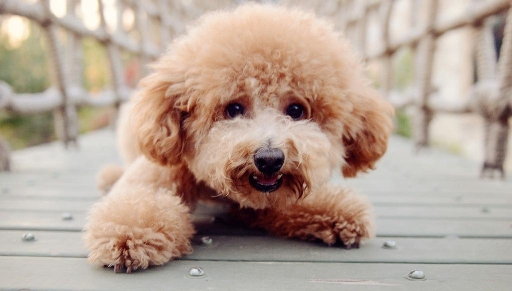
#> input picture OpenCv/图像美化/image1.jpg, 512 x 291 px
$ jupyter execute '图像美化作业.ipynb'   (shell and % lines are left out)   (older library calls are emulated)
#> lines starting #> are read from the running program, lines starting #| are printed output that depends on the picture; after the words box and inside, x2 and y2 are one past the last pixel; in counts of white or black regions, pixels touching at a corner belong together
[cell 1]
import cv2
import numpy as np
import matplotlib.pyplot as plt

[cell 2]
# 1.读取图片并转换为灰度图片
# 2.创建一个1*256的全零数组 用于存放0-255这256个像素值的个数
# 3.用for循环对像素点进行遍历
# 4.根据像素值判断 让像素值加1
# 5.用for循环进行归一化(0-1) 把每一个像素值的个数转换为百分比
# 6.画图
img=cv2.imread('image1.jpg',1)
#> img is the input picture: shape (291, 512, 3); mean B, G, R 150.2, 163.1, 181.8
img=cv2.cvtColor(img,cv2.COLOR_BGR2GRAY)
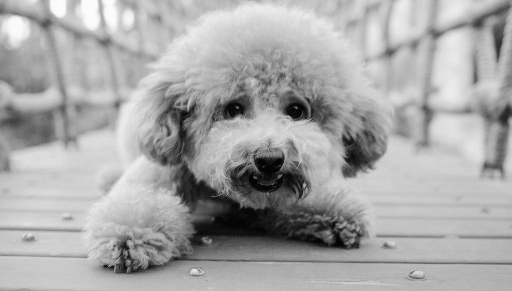
#> img: shape (291, 512); min 1, max 253, mean 167.2
print(img[0,0])
#| 168
imgInfo=img.shape
#> imgInfo = (291, 512)
heigth=imgInfo[0]
#> heigth = 291
width=imgInfo[1]
#> width = 512
dst=np.zeros(256,np.float)
# print(dst)
for i in range(heigth):
    for j in range(width):
        dst[img[i,j]]=dst[img[i,j]]+1
#> after the loop, dst = 256 values, max 2298 at index 201, min 0 at index 0, mean 582
for i in range(256):
    dst[i]=dst[i]/(width*heigth)
#> after the loop, dst = 256 values, max 0.0154 at index 201, min 0 at index 0, mean 0.00391
x = np.linspace(0,255,256)
y = dst
#> y has the same summary as dst
plt.bar(x,y,0.9,alpha = 1 ,color = 'b')
plt.show()
#> figure, not shown here; tallest bar 0.0154 high, from x = 200.6 to 201.5

[cell 3]
#彩色
img=cv2.imread('image1.jpg',1)
imgInfo=img.shape
#> imgInfo = (291, 512, 3)
heigth=imgInfo[0]
width=imgInfo[1]
histb=cv2.calcHist([img],[0],None,[256],[0,255])
#> histb = 256 values, max 2029 at index 192, min 0 at index 246, mean 582
histg=cv2.calcHist([img],[1],None,[256],[0,255])
#> histg = 256 values, max 2306 at index 197, min 0 at index 255, mean 582
histr=cv2.calcHist([img],[2],None,[256],[0,255])
#> histr = 256 values, max 2445 at index 204, min 0 at index 0, mean 580.6
histb=histb.reshape(256,)
histg=histg.reshape(256,)
histr=histr.reshape(256,)
for i in range(0,256):
    histb[i] = histb[i]/(heigth*width)
    histg[i] = histg[i]/(heigth*width)
    histr[i] = histr[i]/(heigth*width)
#> after the loop, histb = 256 values, max 0.0136 at index 192, min 0 at index 246, mean 0.00391; histg = 256 values, max 0.0155 at index 197, min 0 at index 255, mean 0.00391; histr = 256 values, max 0.0164 at index 204, min 0 at index 0, mean 0.0039
x = np.linspace(0,255,256)
yb=histb
#> yb has the same summary as histb
plt.bar(x,yb,0.9,alpha = 1 ,color = 'b')
yg=histg
#> yg has the same summary as histg
plt.show()
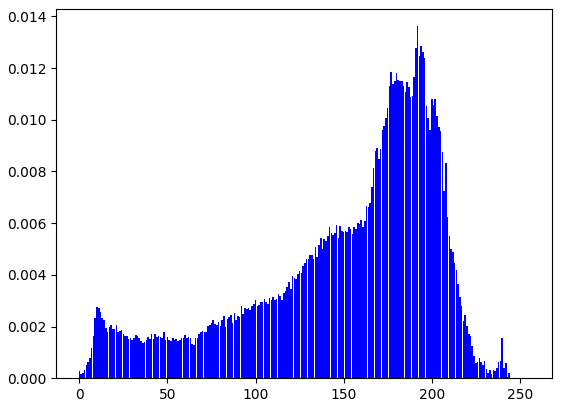
#> figure drawn by matplotlib, 1 panel; tallest bar 0.0136 high, from x = 191.6 to 192.5
plt.bar(x,yg,0.9,alpha = 1 ,color = 'g')
yr=histr
#> yr has the same summary as histr
plt.show()
#> figure, not shown here; tallest bar 0.0155 high, from x = 196.6 to 197.5
plt.bar(x,yr,0.9,alpha = 1 ,color = 'r')
plt.show()
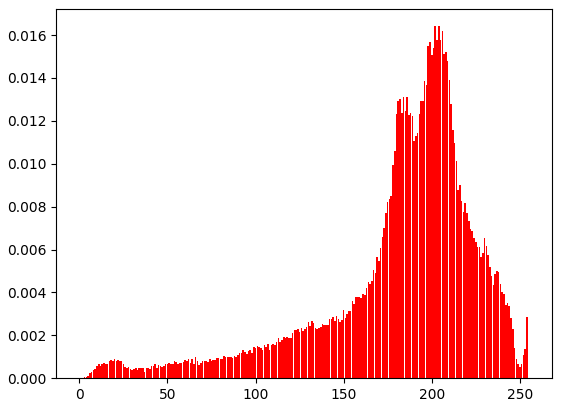
#> figure drawn by matplotlib, 1 panel; tallest bar 0.0164 high, from x = 203.6 to 204.5

[cell 4]
#灰度图均值化
import cv2
import numpy as np
import time
import matplotlib.pyplot as plt
start=time.perf_counter()
img=cv2.imread('image1.jpg',0)
#> img: shape (291, 512); min 0, max 253, mean 167.2
imgInfo = img.shape
#> imgInfo = (291, 512)
height = imgInfo[0]
#> height = 291
width = imgInfo[1]
count = np.zeros(256,np.float)
count=cv2.calcHist([img],[0],None,[256],[0,255])
#> count = 256 values, max 2298 at index 201, min 0 at index 254, mean 582
for i in range(0,255):#概率
    count[i] = count[i]/(height*width)
#> after the loop, count = 256 values, max 0.0154 at index 201, min 0 at index 254, mean 0.00391
sum =float(0)
for i in range(0,256):
    sum = sum+count[i]
    count[i] = sum
#> this loop made 256 passes
#> sum on passes 1 to 3: [1.34e-05], [2.68e-05], [0.000168]
#> after the loop, count = 256 values from 1.34e-05 to 1; sum = [1]
map = np.zeros(256,np.uint16)
for i in range(0,256):
    map[i] = count[i]*255
#> after the loop, map = 256 values from 0 to 255


dst = np.zeros((height,width),np.uint8)
for i in range(0,height):
    for j in range(0,width):
        index = img[i,j]
        dst[i,j] = map[index]
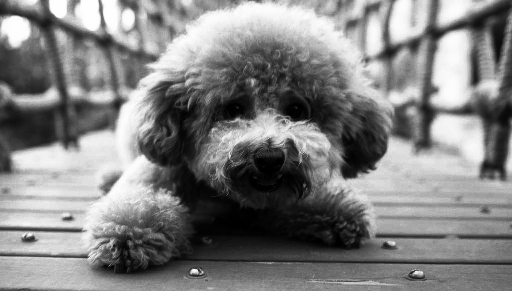
#> dst: shape (291, 512); min 0, max 255, mean 128.1
fig = plt.figure(figsize=(10,5))
hist=cv2.calcHist([dst],[0],None,[256],[0.0,255.0])
#> hist = 256 values, max 2298 at index 193, min 0 at index 66, mean 582
hist=hist.reshape(256,)
for i in range(0,256):
    hist[i] = hist[i]/(height*width)
#> after the loop, hist = 256 values, max 0.0154 at index 193, min 0 at index 66, mean 0.00391
x = np.linspace(0,255,256)
y=hist
#> y has the same summary as hist
ax1 = fig.add_subplot(1,2,1)
plt.bar(x,y,0.9,alpha = 1 ,color = 'k')
plt.title('Equalization')

hist=cv2.calcHist([img],[0],None,[256],[0.0,255.0])
#> hist = 256 values, max 2298 at index 201, min 0 at index 254, mean 582
hist=hist.reshape(256,)
for i in range(0,256):
    hist[i] = hist[i]/(height*width)
#> after the loop, hist = 256 values, max 0.0154 at index 201, min 0 at index 254, mean 0.00391

x = np.linspace(0,255,256)
y=hist
#> y has the same summary as hist
ax2 = fig.add_subplot(1,2,2)
plt.bar(x,y,1,alpha = 1 ,color = 'gray')
plt.title('Original')
plt.show()
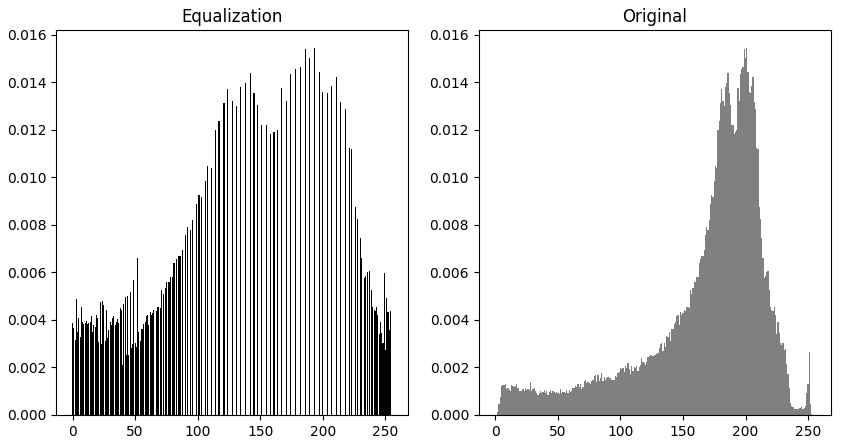
#> figure drawn by matplotlib, 2 panels; panel 1: tallest bar 0.0154 high, from x = 192.6 to 193.5; panel 2: tallest bar 0.0154 high, from x = 200.5 to 201.5
cv2.imshow('img',img)
cv2.imshow('dst',dst)
end=time.perf_counter()
print('总用时',end-start,'秒')
cv2.waitKey(0)
cv2.destroyAllWindows()

[cell 5]
#彩色图均值化
#1读取图片并转成彩色图
#2计算每个像素值(0-255)的概率
#3 计算每个像素值(0-255)的累计概率
#4每一个累计概率乘以一个255得到一个新的像素值（总共有256个）
#5赋值，把新的像素值(总共有256个)赋值给对应的像素点
import cv2
import numpy as np
import time
import matplotlib.pyplot as plt
start=time.perf_counter()
img=cv2.imread('image1.jpg',1)
imgInfo = img.shape
#> imgInfo = (291, 512, 3)
height = imgInfo[0]
width = imgInfo[1]

count_b = np.zeros(256,np.float)
count_g = np.zeros(256,np.float)
count_r = np.zeros(256,np.float)
count_b=cv2.calcHist([img],[0],None,[256],[0,255])
#> count_b = 256 values, max 2029 at index 192, min 0 at index 246, mean 582
count_g=cv2.calcHist([img],[1],None,[256],[0,255])
#> count_g = 256 values, max 2306 at index 197, min 0 at index 255, mean 582
count_r=cv2.calcHist([img],[2],None,[256],[0,255])
#> count_r = 256 values, max 2445 at index 204, min 0 at index 0, mean 580.6
for i in range(0,255):
    count_b[i] = count_b[i]/(height*width)
    count_g[i] = count_g[i]/(height*width)
    count_r[i] = count_r[i]/(height*width)
#> after the loop, count_b has the same summary as histb; count_g has the same summary as histg; count_r has the same summary as histr
sum_b = float(0)
sum_g = float(0)
sum_r = float(0)
for i in range(0,256):
    sum_b = sum_b+count_b[i]
    sum_g = sum_g+count_g[i]
    sum_r = sum_r+count_r[i]
    count_b[i] = sum_b
    count_g[i] = sum_g
    count_r[i] = sum_r
#> this loop made 256 passes
#> (sum_b, sum_g, sum_r) on passes 1 to 3: ([0.000275], [0.00304], [0]), ([0.000436], [0.00485], [0]), ([0.000638], [0.00669], [6.71e-06])
#> after the loop, count_b = 256 values from 0.000275 to 1; count_g = 256 values from 0.00304 to 1; count_r = 256 values from 0 to 0.998; sum_b = [1]; sum_g = [1]; sum_r = [0.998]
map_b = np.zeros(256,np.uint16)
map_g = np.zeros(256,np.uint16)
map_r = np.zeros(256,np.uint16)
for i in range(0,256):#累计概率乘以一个255得到一个新的像素值
    map_b[i] = np.uint16(count_b[i]*255)
    map_g[i] = np.uint16(count_g[i]*255)
    map_r[i] = np.uint16(count_r[i]*255)
#> after the loop, map_b = 256 values from 0 to 254; map_g = 256 values from 0 to 254; map_r = 256 values from 0 to 254
dst = np.zeros((height,width,3),np.uint8)
for i in range(0,height):
    for j in range(0,width):
        (b,g,r) = img[i,j]
        # 赋值，把新的像素值(总共有256个)赋值给对应的像素点
        b = map_b[b]
        g = map_g[g]
        r = map_r[r]
        dst[i,j] = (b,g,r)
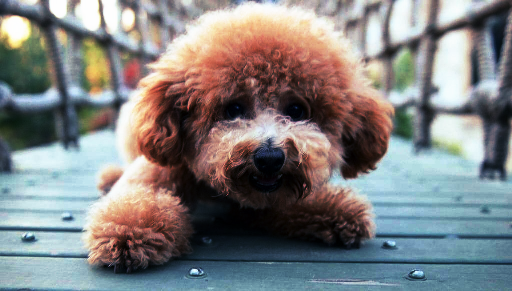
#> dst: shape (291, 512, 3); mean B, G, R 127.9, 128, 128.1

histb=cv2.calcHist([dst],[0],None,[256],[0,255])
#> histb = 256 values, max 2029 at index 196, min 0 at index 72, mean 582
histg=cv2.calcHist([dst],[1],None,[256],[0,255])
#> histg = 256 values, max 2306 at index 186, min 0 at index 67, mean 582
histr=cv2.calcHist([dst],[2],None,[256],[0,255])
#> histr = 256 values, max 2445 at index 170, min 0 at index 60, mean 582
histb=histb.reshape(256,)
histg=histg.reshape(256,)
histr=histr.reshape(256,)
for i in range(0,256):
    histb[i] = histb[i]/(height*width)
    histg[i] = histg[i]/(height*width)
    histr[i] = histr[i]/(height*width)
#> after the loop, histb = 256 values, max 0.0136 at index 196, min 0 at index 72, mean 0.00391; histg = 256 values, max 0.0155 at index 186, min 0 at index 67, mean 0.00391; histr = 256 values, max 0.0164 at index 170, min 0 at index 60, mean 0.00391
x = np.linspace(0,255,256)
yb=histb
#> yb has the same summary as histb
yg=histg
#> yg has the same summary as histg
yr=histr
#> yr has the same summary as histr
fig = plt.figure(figsize=(10,6),facecolor = 'gray')
ax1 = fig.add_subplot(3,2,1)
plt.bar(x,yb,0.9,alpha = 1 ,color = 'b')
plt.title('Equalization')
ax3 = fig.add_subplot(3,2,3)
plt.bar(x,yg,0.9,alpha = 1 ,color = 'g')
ax6 = fig.add_subplot(3,2,5)
plt.bar(x,yr,0.9,alpha = 1 ,color = 'r')
histb=cv2.calcHist([img],[0],None,[256],[0,255])
#> histb = 256 values, max 2029 at index 192, min 0 at index 246, mean 582
histg=cv2.calcHist([img],[1],None,[256],[0,255])
#> histg = 256 values, max 2306 at index 197, min 0 at index 255, mean 582
histr=cv2.calcHist([img],[2],None,[256],[0,255])
#> histr = 256 values, max 2445 at index 204, min 0 at index 0, mean 580.6
histb=histb.reshape(256,)
histg=histg.reshape(256,)
histr=histr.reshape(256,)
for i in range(0,256):
    histb[i] = histb[i]/(height*width)
    histg[i] = histg[i]/(height*width)
    histr[i] = histr[i]/(height*width)
#> after the loop, histb = 256 values, max 0.0136 at index 192, min 0 at index 246, mean 0.00391; histg = 256 values, max 0.0155 at index 197, min 0 at index 255, mean 0.00391; histr = 256 values, max 0.0164 at index 204, min 0 at index 0, mean 0.0039


yb_x=histb
#> yb_x has the same summary as histb
yg_x=histg
#> yg_x has the same summary as histg
yr_x=histr
#> yr_x has the same summary as histr

ax2 = fig.add_subplot(3,2,2)
plt.bar(x,yb_x,0.9,alpha = 1 ,color = 'b')
plt.title('Original')

ax4 = fig.add_subplot(3,2,4)
plt.bar(x,yg_x,0.9,alpha = 1 ,color = 'g')
ax5 = fig.add_subplot(3,2,6)
plt.bar(x,yr_x,0.9,alpha = 1 ,color = 'r')
plt.show()
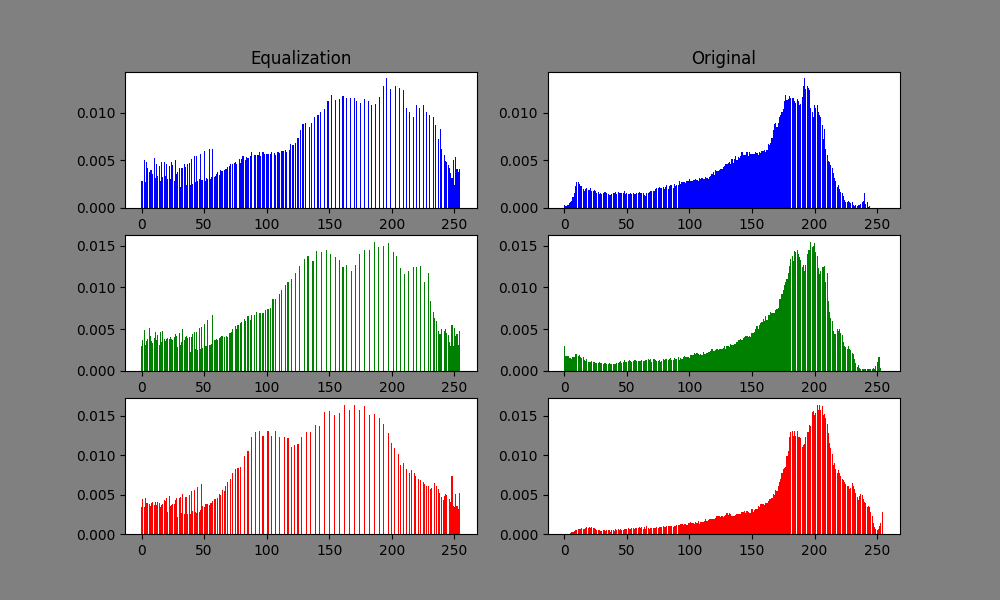
#> figure drawn by matplotlib, 6 panels; panel 1: tallest bar 0.0136 high, from x = 195.6 to 196.5; panel 2: tallest bar 0.0155 high, from x = 185.6 to 186.5; panel 3: tallest bar 0.0164 high, from x = 169.6 to 170.5; panel 4: tallest bar 0.0136 high, from x = 191.6 to 192.5

cv2.imshow('img',img)
cv2.imshow('dst',dst)
cv2.waitKey(0)
cv2.destroyAllWindows()
end=time.perf_counter()
print('总用时',end-start,'秒')

[cell 6]
#产生噪声图片
import cv2
import numpy as np
import copy
import random
import time
start=time.perf_counter()
img=cv2.imread('image1.jpg',1)
imgInfo = img.shape
height = imgInfo[0]
width = imgInfo[1]

pertotal=0.03#总噪声占比
persalt=0.5#盐占比
perpep=1-persalt#椒占比

NoiseImg=img.copy()
NoiseNum=int(pertotal*height*width)
#> NoiseNum = 4469

for i in range(0,NoiseNum):
    rows=np.random.randint(0,height-1)#产生0-（height-1）的随机数
    cols=np.random.randint(0,width-1)
    if (np.random.randint(0,100)<persalt*100):   #如果0-100之间小于10
        NoiseImg[rows,cols]=(255,255,255)
    else: #否则产生椒
        NoiseImg[rows,cols]=(0,0,0)
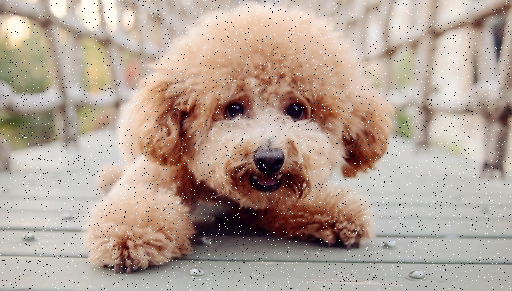
#> NoiseImg: shape (291, 512, 3); 2.96% of pixels changed, all inside (x1, y1, x2, y2) = (0, 0, 511, 290)
cv2.imshow('dst',NoiseImg)
cv2.imwrite('qq.jpg',NoiseImg)
end=time.perf_counter()
print('总用时',end-start,'秒')
cv2.waitKey(0)

cv2.destroyAllWindows()

[cell 7]
#均值滤波 滤波模板5*5  1/25
#读取图片（还有噪声的图片）
#用for循环对每个像素点进行一下操作（注意边界处的处理）
#某个像素值周围的6*6个像素求和 然后求均值 赋给当前像素值
import cv2
import numpy as np
import time
start=time.perf_counter()
# img = cv2.imread('image1.jpg',1)
img=NoiseImg#有噪声图片
imgInfo = img.shape
height = imgInfo[0]
width = imgInfo[1]
dst = np.zeros((height,width,3),np.uint8)
for i in range(height):
    for j in range(width):
        sum_b = int(0)
        sum_g = int(0)
        sum_r = int(0)
        for m in range(-2,3):# -2 -1 0 1 2
            for n in range(-2,3):
                # 处理越界
                if i + m >= height or i + m < 0:
                    m = -m
                if j + n >= width or j + n < 0:
                    n = -n
                (b,g,r) = img[i+m,j+n]
                sum_b = sum_b+int(b)
                sum_g = sum_g+int(g)
                sum_r = sum_r+int(r)

        b = np.uint8(sum_b/25)
        g = np.uint8(sum_g/25)
        r = np.uint8(sum_r/25)
        dst[i,j] = (b,g,r)
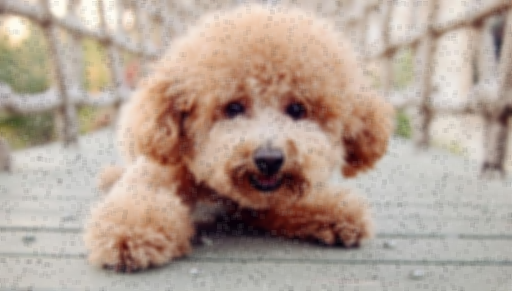
#> dst: shape (291, 512, 3); mean B, G, R 149.1, 161.7, 179.8
#> after the loop, m = -2; n = -2

cv2.imshow('src',img)
cv2.imshow('dst',dst)
end=time.perf_counter()
print('总用时',end-start,'秒')
cv2.waitKey(0)
cv2.destroyAllWindows()#关闭所有窗口

[cell 8]
#高斯滤波
hx=np.array([[0.05,0.1,0.05],
           [0.1,0.4,0.1],
           [0.05,0.1,0.05]])
img=NoiseImg
imgInfo = img.shape
height = imgInfo[0]
width = imgInfo[1]
dst=np.zeros(imgInfo,np.uint8)
for i in range(1,height-1):
    for j in range(1,width-1):
        sum_b = int(0)
        sum_g = int(0)
        sum_r = int(0)
        hb_x=img[i-1:i+2,j-1:j+2,0]
        hg_x=img[i-1:i+2,j-1:j+2,1]
        hr_x=img[i-1:i+2,j-1:j+2,2]
        hb=hb_x*hx
        hg=hg_x*hx
        hr=hr_x*hx
        for ii in range(3):
            for jj in range(3):
                sum_b=sum_b+hb[ii,jj]
                sum_g=sum_g+hg[ii,jj]
                sum_r=sum_r+hr[ii,jj]
        (b,g,r)=(int(sum_b),int(sum_g),int(sum_r))
        dst[i,j]=(b,g,r)
cv2.imshow('dst',dst)
cv2.imshow('imae',img)
cv2.waitKey(0)
cv2.destroyAllWindows()

[cell 9]
#高斯滤波
hx=np.array([[0.05,0.1,0.05],
           [0.1,0.4,0.1],
           [0.05,0.1,0.05]])
img=NoiseImg
imgInfo = img.shape
height = imgInfo[0]
width = imgInfo[1]
dst=np.zeros(imgInfo,np.uint8)
for i in range(1,height-1):
    for j in range(1,width-1):
        sum_b = int(0)
        sum_g = int(0)
        sum_r = int(0)
        hb=img[i-1:i+2,j-1:j+2,0]*hx
        hg=img[i-1:i+2,j-1:j+2,1]*hx
        hr=img[i-1:i+2,j-1:j+2,2]*hx
        for ii in range(3):
            for jj in range(3):
                sum_b=sum_b+hb[ii,jj]
                sum_g=sum_g+hg[ii,jj]
                sum_r=sum_r+hr[ii,jj]
        (b,g,r)=(int(sum_b),int(sum_g),int(sum_r))
        dst[i,j]=(b,g,r)
cv2.imshow('dst',dst)
cv2.imshow('imae',img)
cv2.waitKey(0)
cv2.destroyAllWindows()

[cell 10]
#中值滤波
img=NoiseImg
imgInfo = img.shape
height = imgInfo[0]
width = imgInfo[1]
dst=np.zeros(imgInfo,np.uint8)
for i in range(1,height-1):
    for j in range(1,width-1):
        hb=img[i-1:i+2,j-1:j+2,0]
        hg=img[i-1:i+2,j-1:j+2,1]
        hr=img[i-1:i+2,j-1:j+2,2]
        hb=hb.reshape(9,)
        hg=hg.reshape(9,)
        hr=hr.reshape(9,)
        (b,g,r)=(np.sort(hb)[4],np.sort(hg)[4],np.sort(hr)[4])
        dst[i,j]=(b,g,r)
cv2.imshow('dst',dst)
cv2.imshow('imae',img)
cv2.waitKey(0)
cv2.destroyAllWindows()

[cell 11]
#双边滤波 调用函数 bilateralFilter
import cv2
img = cv2.imread('image1.jpg', 1)
dst=cv2.bilateralFilter(img,25,100,100)
cv2.imshow('dst',dst)
cv2.imshow('img',img)
cv2.waitKey(0)
cv2.destroyAllWindows()

[cell 12]
#亮度增强
import cv2
import numpy as np
img = cv2.imread('image1.jpg',1)
imgInfo = img.shape
height = imgInfo[0]
width = imgInfo[1]
cv2.imshow('src',img)
dst = np.zeros((height,width,3),np.uint8)
for i in range(0,height):
    for j in range(0,width):
        (b,g,r) = img[i,j]
        bb = int(b)+40
        gg = int(g)+40
        rr = int(r)+40
        if bb>255:
            bb = 255
        if gg>255:
            gg = 255
        if rr>255:
            rr = 255
        dst[i,j] = (bb,gg,rr)
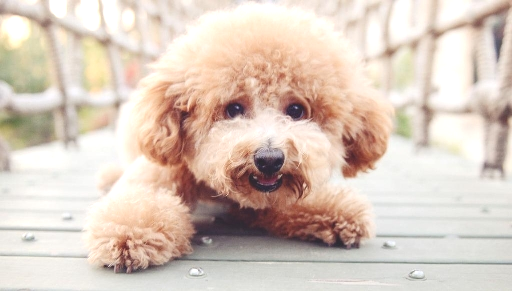
#> dst: shape (291, 512, 3); mean B, G, R 189.9, 202.3, 219
cv2.imshow('dst',dst)
cv2.waitKey(0)
cv2.destroyAllWindows()
